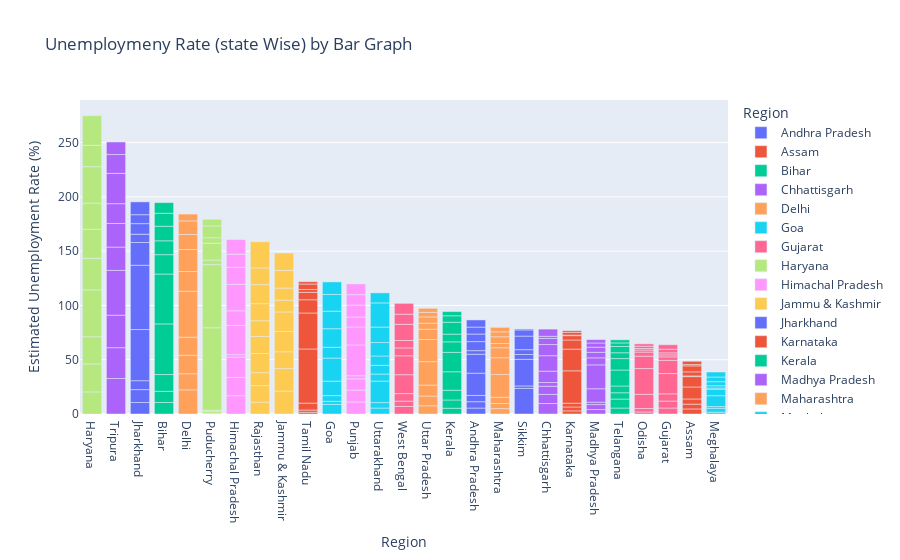

Source (notebook cell):
### Code cell
fg = px.bar(df,x='Region',y=' Estimated Unemployment Rate (%)',color='Region',
            title='Unemploymeny Rate (state Wise) by Bar Graph',template='plotly')
fg.update_layout(xaxis={'categoryorder':'total descending'})
fg.show()

### Figure 1 — Plotly figure (JSON) as saved in the notebook; plotly's stock layout.template omitted (floating-point values rounded to 4 significant figures)
{"data": [{"alignmentgroup": "True", "hovertemplate": "Region=%{x}<br> Estimated Unemployment Rate (%)=%{y}<extra></extra>", "legendgroup": "Andhra Pradesh", "marker": {"color": "#636efa", "pattern": {"shape": ""}}, "name": "Andhra Pradesh", "offsetgroup": "Andhra Pradesh", "orientation": "v", "showlegend": true, "textposition": "auto", "type": "bar", "x": ["Andhra Pradesh", "Andhra Pradesh", "Andhra Pradesh", "Andhra Pradesh", "Andhra Pradesh", "Andhra Pradesh", "Andhra Pradesh", "Andhra Pradesh", "Andhra Pradesh", "Andhra Pradesh"], "xaxis": "x", "y": [5.48, 5.83, 5.79, 20.51, 17.43, 3.31, 8.34, 6.96, 6.4, 6.59], "yaxis": "y"}, {"alignmentgroup": "True", "hovertemplate": "Region=%{x}<br> Estimated Unemployment Rate (%)=%{y}<extra></extra>", "legendgroup": "Assam", "marker": {"color": "#EF553B", "pattern": {"shape": ""}}, "name": "Assam", "offsetgroup": "Assam", "orientation": "v", "showlegend": true, "textposition": "auto", "type": "bar", "x": ["Assam", "Assam", "Assam", "Assam", "Assam", "Assam", "Assam", "Assam", "Assam", "Assam"], "xaxis": "x", "y": [4.66, 4.41, 4.77, 11.06, 9.55, 0.6, 3.77, 5.53, 1.19, 3.02], "yaxis": "y"}, {"alignmentgroup": "True", "hovertemplate": "Region=%{x}<br> Estimated Unemployment Rate (%)=%{y}<extra></extra>", "legendgroup": "Bihar", "marker": {"color": "#00cc96", "pattern": {"shape": ""}}, "name": "Bihar", "offsetgroup": "Bihar", "orientation": "v", "showlegend": true, "textposition": "auto", "type": "bar", "x": ["Bihar", "Bihar", "Bihar", "Bihar", "Bihar", "Bihar", "Bihar", "Bihar", "Bihar", "Bihar"], "xaxis": "x", "y": [10.61, 10.29, 15.43, 46.64, 45.96, 17.82, 12.79, 13.44, 11.91, 9.82], "yaxis": "y"}, {"alignmentgroup": "True", "hovertemplate": "Region=%{x}<br> Estimated Unemployment Rate (%)=%{y}<extra></extra>", "legendgroup": "Chhattisgarh", "marker": {"color": "#ab63fa", "pattern": {"shape": ""}}, "name": "Chhattisgarh", "offsetgroup": "Chhattisgarh", "orientation": "v", "showlegend": true, "textposition": "auto", "type": "bar", "x": ["Chhattisgarh", "Chhattisgarh", "Chhattisgarh", "Chhattisgarh", "Chhattisgarh", "Chhattisgarh", "Chhattisgarh", "Chhattisgarh", "Chhattisgarh", "Chhattisgarh"], "xaxis": "x", "y": [9.65, 8.38, 7.54, 3.41, 10.5, 14.23, 10.27, 5.63, 1.96, 6.62], "yaxis": "y"}, {"alignmentgroup": "True", "hovertemplate": "Region=%{x}<br> Estimated Unemployment Rate (%)=%{y}<extra></extra>", "legendgroup": "Delhi", "marker": {"color": "#FFA15A", "pattern": {"shape": ""}}, "name": "Delhi", "offsetgroup": "Delhi", "orientation": "v", "showlegend": true, "textposition": "auto", "type": "bar", "x": ["Delhi", "Delhi", "Delhi", "Delhi", "Delhi", "Delhi", "Delhi", "Delhi", "Delhi", "Delhi"], "xaxis": "x", "y": [22.23, 14.84, 17.04, 16.68, 42.27, 18.19, 20.3, 13.79, 12.53, 6.27], "yaxis": "y"}, {"alignmentgroup": "True", "hovertemplate": "Region=%{x}<br> Estimated Unemployment Rate (%)=%{y}<extra></extra>", "legendgroup": "Goa", "marker": {"color": "#19d3f3", "pattern": {"shape": ""}}, "name": "Goa", "offsetgroup": "Goa", "orientation": "v", "showlegend": true, "textposition": "auto", "type": "bar", "x": ["Goa", "Goa", "Goa", "Goa", "Goa", "Goa", "Goa", "Goa", "Goa", "Goa"], "xaxis": "x", "y": [8.89, 2.81, 5.25, 13.31, 21.25, 9.96, 17.07, 16.21, 15.38, 11.54], "yaxis": "y"}, {"alignmentgroup": "True", "hovertemplate": "Region=%{x}<br> Estimated Unemployment Rate (%)=%{y}<extra></extra>", "legendgroup": "Gujarat", "marker": {"color": "#FF6692", "pattern": {"shape": ""}}, "name": "Gujarat", "offsetgroup": "Gujarat", "orientation": "v", "showlegend": true, "textposition": "auto", "type": "bar", "x": ["Gujarat", "Gujarat", "Gujarat", "Gujarat", "Gujarat", "Gujarat", "Gujarat", "Gujarat", "Gujarat", "Gujarat"], "xaxis": "x", "y": [5.54, 6.38, 6.66, 18.71, 12.11, 3.2, 1.84, 1.87, 3.42, 4.03], "yaxis": "y"}, {"alignmentgroup": "True", "hovertemplate": "Region=%{x}<br> Estimated Unemployment Rate (%)=%{y}<extra></extra>", "legendgroup": "Haryana", "marker": {"color": "#B6E880", "pattern": {"shape": ""}}, "name": "Haryana", "offsetgroup": "Haryana", "orientation": "v", "showlegend": true, "textposition": "auto", "type": "bar", "x": ["Haryana", "Haryana", "Haryana", "Haryana", "Haryana", "Haryana", "Haryana", "Haryana", "Haryana", "Haryana"], "xaxis": "x", "y": [20.34, 25.77, 25.05, 43.22, 29.02, 26.7, 24.18, 33.5, 19.68, 27.31], "yaxis": "y"}, {"alignmentgroup": "True", "hovertemplate": "Region=%{x}<br> Estimated Unemployment Rate (%)=%{y}<extra></extra>", "legendgroup": "Himachal Pradesh", "marker": {"color": "#FF97FF", "pattern": {"shape": ""}}, "name": "Himachal Pradesh", "offsetgroup": "Himachal Pradesh", "orientation": "v", "showlegend": true, "textposition": "auto", "type": "bar", "x": ["Himachal Pradesh", "Himachal Pradesh", "Himachal Pradesh", "Himachal Pradesh", "Himachal Pradesh", "Himachal Pradesh", "Himachal Pradesh", "Himachal Pradesh", "Himachal Pradesh", "Himachal Pradesh"], "xaxis": "x", "y": [16.83, 16.84, 18.76, 2.2, 26.95, 13.47, 24.31, 15.79, 12.04, 13.46], "yaxis": "y"}, {"alignmentgroup": "True", "hovertemplate": "Region=%{x}<br> Estimated Unemployment Rate (%)=%{y}<extra></extra>", "legendgroup": "Jammu & Kashmir", "marker": {"color": "#FECB52", "pattern": {"shape": ""}}, "name": "Jammu & Kashmir", "offsetgroup": "Jammu & Kashmir", "orientation": "v", "showlegend": true, "textposition": "auto", "type": "bar", "x": ["Jammu & Kashmir", "Jammu & Kashmir", "Jammu & Kashmir", "Jammu & Kashmir", "Jammu & Kashmir", "Jammu & Kashmir", "Jammu & Kashmir", "Jammu & Kashmir", "Jammu & Kashmir"], "xaxis": "x", "y": [21.08, 20.78, 15.5, 18.74, 17.92, 10.88, 11.09, 16.17, 16.14], "yaxis": "y"}, {"alignmentgroup": "True", "hovertemplate": "Region=%{x}<br> Estimated Unemployment Rate (%)=%{y}<extra></extra>", "legendgroup": "Jharkhand", "marker": {"color": "#636efa", "pattern": {"shape": ""}}, "name": "Jharkhand", "offsetgroup": "Jharkhand", "orientation": "v", "showlegend": true, "textposition": "auto", "type": "bar", "x": ["Jharkhand", "Jharkhand", "Jharkhand", "Jharkhand", "Jharkhand", "Jharkhand", "Jharkhand", "Jharkhand", "Jharkhand", "Jharkhand"], "xaxis": "x", "y": [10.61, 11.85, 8.23, 47.09, 59.23, 20.95, 7.63, 9.76, 8.24, 11.8], "yaxis": "y"}, {"alignmentgroup": "True", "hovertemplate": "Region=%{x}<br> Estimated Unemployment Rate (%)=%{y}<extra></extra>", "legendgroup": "Karnataka", "marker": {"color": "#EF553B", "pattern": {"shape": ""}}, "name": "Karnataka", "offsetgroup": "Karnataka", "orientation": "v", "showlegend": true, "textposition": "auto", "type": "bar", "x": ["Karnataka", "Karnataka", "Karnataka", "Karnataka", "Karnataka", "Karnataka", "Karnataka", "Karnataka", "Karnataka", "Karnataka"], "xaxis": "x", "y": [2.86, 3.61, 3.46, 29.84, 19.97, 8.44, 4.01, 0.5, 2.41, 1.58], "yaxis": "y"}, {"alignmentgroup": "True", "hovertemplate": "Region=%{x}<br> Estimated Unemployment Rate (%)=%{y}<extra></extra>", "legendgroup": "Kerala", "marker": {"color": "#00cc96", "pattern": {"shape": ""}}, "name": "Kerala", "offsetgroup": "Kerala", "orientation": "v", "showlegend": true, "textposition": "auto", "type": "bar", "x": ["Kerala", "Kerala", "Kerala", "Kerala", "Kerala", "Kerala", "Kerala", "Kerala", "Kerala", "Kerala"], "xaxis": "x", "y": [5.31, 7.6, 8.99, 16.99, 17.88, 9.71, 7.09, 10.98, 5.91, 3.88], "yaxis": "y"}, {"alignmentgroup": "True", "hovertemplate": "Region=%{x}<br> Estimated Unemployment Rate (%)=%{y}<extra></extra>", "legendgroup": "Madhya Pradesh", "marker": {"color": "#ab63fa", "pattern": {"shape": ""}}, "name": "Madhya Pradesh", "offsetgroup": "Madhya Pradesh", "orientation": "v", "showlegend": true, "textposition": "auto", "type": "bar", "x": ["Madhya Pradesh", "Madhya Pradesh", "Madhya Pradesh", "Madhya Pradesh", "Madhya Pradesh", "Madhya Pradesh", "Madhya Pradesh", "Madhya Pradesh", "Madhya Pradesh", "Madhya Pradesh"], "xaxis": "x", "y": [4.11, 4.57, 2.22, 12.36, 21.98, 6.48, 5.08, 4.7, 3.91, 3.13], "yaxis": "y"}, {"alignmentgroup": "True", "hovertemplate": "Region=%{x}<br> Estimated Unemployment Rate (%)=%{y}<extra></extra>", "legendgroup": "Maharashtra", "marker": {"color": "#FFA15A", "pattern": {"shape": ""}}, "name": "Maharashtra", "offsetgroup": "Maharashtra", "orientation": "v", "showlegend": true, "textposition": "auto", "type": "bar", "x": ["Maharashtra", "Maharashtra", "Maharashtra", "Maharashtra", "Maharashtra", "Maharashtra", "Maharashtra", "Maharashtra", "Maharashtra", "Maharashtra"], "xaxis": "x", "y": [4.95, 4.69, 5.79, 20.9, 15.46, 9.23, 3.89, 6.23, 4.55, 4.1], "yaxis": "y"}, {"alignmentgroup": "True", "hovertemplate": "Region=%{x}<br> Estimated Unemployment Rate (%)=%{y}<extra></extra>", "legendgroup": "Meghalaya", "marker": {"color": "#19d3f3", "pattern": {"shape": ""}}, "name": "Meghalaya", "offsetgroup": "Meghalaya", "orientation": "v", "showlegend": true, "textposition": "auto", "type": "bar", "x": ["Meghalaya", "Meghalaya", "Meghalaya", "Meghalaya", "Meghalaya", "Meghalaya", "Meghalaya", "Meghalaya", "Meghalaya", "Meghalaya"], "xaxis": "x", "y": [1.66, 3.59, 1.58, 10.03, 5.92, 1.15, 2.1, 3.74, 4.29, 4.6], "yaxis": "y"}, {"alignmentgroup": "True", "hovertemplate": "Region=%{x}<br> Estimated Unemployment Rate (%)=%{y}<extra></extra>", "legendgroup": "Odisha", "marker": {"color": "#FF6692", "pattern": {"shape": ""}}, "name": "Odisha", "offsetgroup": "Odisha", "orientation": "v", "showlegend": true, "textposition": "auto", "type": "bar", "x": ["Odisha", "Odisha", "Odisha", "Odisha", "Odisha", "Odisha", "Odisha", "Odisha", "Odisha", "Odisha"], "xaxis": "x", "y": [1.9, 3.12, 13.08, 23.76, 11.41, 3.77, 1.88, 1.42, 2.1, 2.18], "yaxis": "y"}, {"alignmentgroup": "True", "hovertemplate": "Region=%{x}<br> Estimated Unemployment Rate (%)=%{y}<extra></extra>", "legendgroup": "Puducherry", "marker": {"color": "#B6E880", "pattern": {"shape": ""}}, "name": "Puducherry", "offsetgroup": "Puducherry", "orientation": "v", "showlegend": true, "textposition": "auto", "type": "bar", "x": ["Puducherry", "Puducherry", "Puducherry", "Puducherry", "Puducherry", "Puducherry", "Puducherry", "Puducherry", "Puducherry", "Puducherry"], "xaxis": "x", "y": [0.58, 1.76, 1.2, 75.85, 58.19, 4.24, 15.47, 5.05, 10.9, 6.18], "yaxis": "y"}, {"alignmentgroup": "True", "hovertemplate": "Region=%{x}<br> Estimated Unemployment Rate (%)=%{y}<extra></extra>", "legendgroup": "Punjab", "marker": {"color": "#FF97FF", "pattern": {"shape": ""}}, "name": "Punjab", "offsetgroup": "Punjab", "orientation": "v", "showlegend": true, "textposition": "auto", "type": "bar", "x": ["Punjab", "Punjab", "Punjab", "Punjab", "Punjab", "Punjab", "Punjab", "Punjab", "Punjab", "Punjab"], "xaxis": "x", "y": [11.11, 10.97, 10.32, 2.86, 28.33, 16.55, 9.19, 10.99, 9.61, 9.88], "yaxis": "y"}, {"alignmentgroup": "True", "hovertemplate": "Region=%{x}<br> Estimated Unemployment Rate (%)=%{y}<extra></extra>", "legendgroup": "Rajasthan", "marker": {"color": "#FECB52", "pattern": {"shape": ""}}, "name": "Rajasthan", "offsetgroup": "Rajasthan", "orientation": "v", "showlegend": true, "textposition": "auto", "type": "bar", "x": ["Rajasthan", "Rajasthan", "Rajasthan", "Rajasthan", "Rajasthan", "Rajasthan", "Rajasthan", "Rajasthan", "Rajasthan", "Rajasthan"], "xaxis": "x", "y": [10.97, 15.16, 11.9, 17.7, 15.74, 14.39, 15.81, 17.51, 15.35, 24.15], "yaxis": "y"}, {"alignmentgroup": "True", "hovertemplate": "Region=%{x}<br> Estimated Unemployment Rate (%)=%{y}<extra></extra>", "legendgroup": "Sikkim", "marker": {"color": "#636efa", "pattern": {"shape": ""}}, "name": "Sikkim", "offsetgroup": "Sikkim", "orientation": "v", "showlegend": true, "textposition": "auto", "type": "bar", "x": ["Sikkim", "Sikkim", "Sikkim", "Sikkim", "Sikkim", "Sikkim", "Sikkim", "Sikkim"], "xaxis": "x", "y": [23.57, 2.28, 24.51, 4.46, 4.45, 12.49, 5.7, 0.88], "yaxis": "y"}, {"alignmentgroup": "True", "hovertemplate": "Region=%{x}<br> Estimated Unemployment Rate (%)=%{y}<extra></extra>", "legendgroup": "Tamil Nadu", "marker": {"color": "#EF553B", "pattern": {"shape": ""}}, "name": "Tamil Nadu", "offsetgroup": "Tamil Nadu", "orientation": "v", "showlegend": true, "textposition": "auto", "type": "bar", "x": ["Tamil Nadu", "Tamil Nadu", "Tamil Nadu", "Tamil Nadu", "Tamil Nadu", "Tamil Nadu", "Tamil Nadu", "Tamil Nadu", "Tamil Nadu", "Tamil Nadu"], "xaxis": "x", "y": [1.57, 2.09, 6.4, 49.83, 33.16, 12.2, 6.81, 2.65, 5, 2.16], "yaxis": "y"}, {"alignmentgroup": "True", "hovertemplate": "Region=%{x}<br> Estimated Unemployment Rate (%)=%{y}<extra></extra>", "legendgroup": "Telangana", "marker": {"color": "#00cc96", "pattern": {"shape": ""}}, "name": "Telangana", "offsetgroup": "Telangana", "orientation": "v", "showlegend": true, "textposition": "auto", "type": "bar", "x": ["Telangana", "Telangana", "Telangana", "Telangana", "Telangana", "Telangana", "Telangana", "Telangana", "Telangana", "Telangana"], "xaxis": "x", "y": [5.49, 8.29, 5.77, 6.25, 14.7, 10.55, 5.36, 5.79, 3.27, 2.86], "yaxis": "y"}, {"alignmentgroup": "True", "hovertemplate": "Region=%{x}<br> Estimated Unemployment Rate (%)=%{y}<extra></extra>", "legendgroup": "Tripura", "marker": {"color": "#ab63fa", "pattern": {"shape": ""}}, "name": "Tripura", "offsetgroup": "Tripura", "orientation": "v", "showlegend": true, "textposition": "auto", "type": "bar", "x": ["Tripura", "Tripura", "Tripura", "Tripura", "Tripura", "Tripura", "Tripura", "Tripura", "Tripura", "Tripura"], "xaxis": "x", "y": [32.67, 28.4, 29.95, 41.23, 21.51, 21.71, 18.24, 27.92, 17.35, 11.57], "yaxis": "y"}, {"alignmentgroup": "True", "hovertemplate": "Region=%{x}<br> Estimated Unemployment Rate (%)=%{y}<extra></extra>", "legendgroup": "Uttar Pradesh", "marker": {"color": "#FFA15A", "pattern": {"shape": ""}}, "name": "Uttar Pradesh", "offsetgroup": "Uttar Pradesh", "orientation": "v", "showlegend": true, "textposition": "auto", "type": "bar", "x": ["Uttar Pradesh", "Uttar Pradesh", "Uttar Pradesh", "Uttar Pradesh", "Uttar Pradesh", "Uttar Pradesh", "Uttar Pradesh", "Uttar Pradesh", "Uttar Pradesh", "Uttar Pradesh"], "xaxis": "x", "y": [7.58, 8.98, 10.11, 21.54, 20.41, 9.47, 5.56, 5.79, 4.18, 3.75], "yaxis": "y"}, {"alignmentgroup": "True", "hovertemplate": "Region=%{x}<br> Estimated Unemployment Rate (%)=%{y}<extra></extra>", "legendgroup": "Uttarakhand", "marker": {"color": "#19d3f3", "pattern": {"shape": ""}}, "name": "Uttarakhand", "offsetgroup": "Uttarakhand", "orientation": "v", "showlegend": true, "textposition": "auto", "type": "bar", "x": ["Uttarakhand", "Uttarakhand", "Uttarakhand", "Uttarakhand", "Uttarakhand", "Uttarakhand", "Uttarakhand", "Uttarakhand", "Uttarakhand", "Uttarakhand"], "xaxis": "x", "y": [5.49, 4.99, 19.85, 6.48, 8.01, 8.61, 12.38, 14.26, 22.26, 9.23], "yaxis": "y"}, {"alignmentgroup": "True", "hovertemplate": "Region=%{x}<br> Estimated Unemployment Rate (%)=%{y}<extra></extra>", "legendgroup": "West Bengal", "marker": {"color": "#FF6692", "pattern": {"shape": ""}}, "name": "West Bengal", "offsetgroup": "West Bengal", "orientation": "v", "showlegend": true, "textposition": "auto", "type": "bar", "x": ["West Bengal", "West Bengal", "West Bengal", "West Bengal", "West Bengal", "West Bengal", "West Bengal", "West Bengal", "West Bengal", "West Bengal"], "xaxis": "x", "y": [6.94, 4.92, 6.92, 17.41, 17.41, 7.29, 6.83, 14.87, 9.35, 9.98], "yaxis": "y"}], "layout": {"barmode": "relative", "legend": {"title": {"text": "Region"}, "tracegroupgap": 0}, "title": {"text": "Unemploymeny Rate (state Wise) by Bar Graph"}, "xaxis": {"anchor": "y", "categoryarray": ["Andhra Pradesh", "Assam", "Bihar", "Chhattisgarh", "Delhi", "Goa", "Gujarat", "Haryana", "Himachal Pradesh", "Jammu & Kashmir", "Jharkhand", "Karnataka", "Kerala", "Madhya Pradesh", "Maharashtra", "Meghalaya", "Odisha", "Puducherry", "Punjab", "Rajasthan", "Sikkim", "Tamil Nadu", "Telangana", "Tripura", "Uttar Pradesh", "Uttarakhand", "West Bengal"], "categoryorder": "total descending", "domain": [0, 1], "title": {"text": "Region"}}, "yaxis": {"anchor": "x", "domain": [0, 1], "title": {"text": " Estimated Unemployment Rate (%)"}}}}
